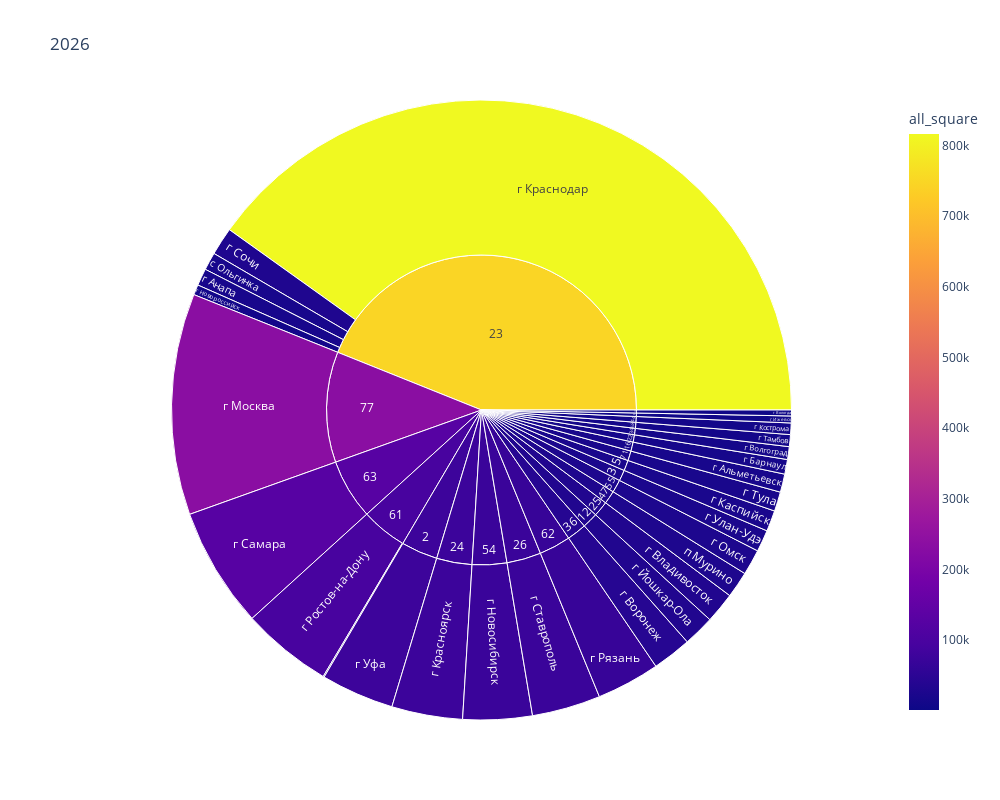

The notebook cell this image was saved under:
### Code cell
# Строим график по нужному году
region_city_square(2026)
